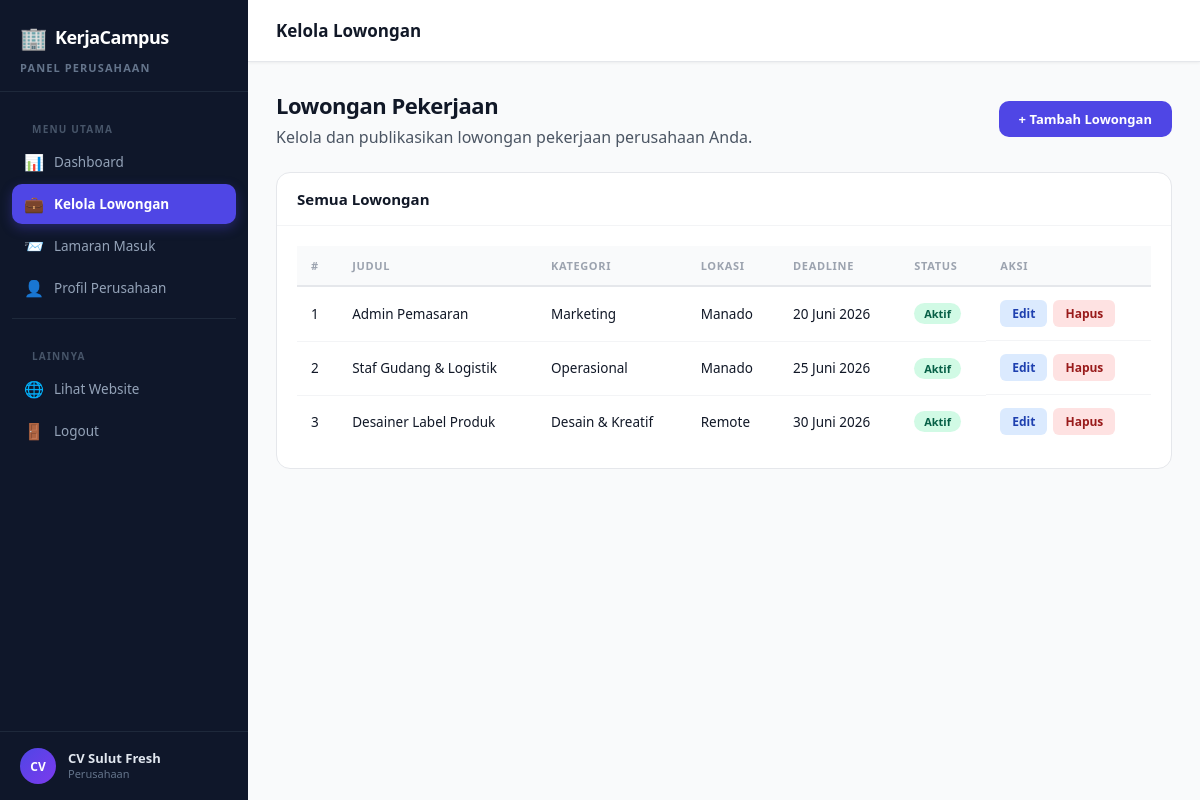
The app's page /perusahaan/lowongan.php (signed in) with its own data.
### tables this page shows
CREATE TABLE lowongan (
  id          INT AUTO_INCREMENT PRIMARY KEY,
  user_id     INT          NOT NULL,
  kategori_id INT          NOT NULL,
  judul       VARCHAR(150) NOT NULL,
  deskripsi   TEXT         NOT NULL,
  kualifikasi TEXT         DEFAULT NULL,
  lokasi      VARCHAR(100) DEFAULT NULL,
  tipe_kerja  ENUM('remote','onsite','hybrid') DEFAULT 'onsite',
  gaji        VARCHAR(100) DEFAULT 'Negosiasi',
  deadline    DATE         NOT NULL,
  status      ENUM('aktif','ditutup') DEFAULT 'aktif',
  created_at  TIMESTAMP    DEFAULT CURRENT_TIMESTAMP,
  FOREIGN KEY (user_id)     REFERENCES users(id)     ON DELETE CASCADE,
  FOREIGN KEY (kategori_id) REFERENCES kategori(id)  ON DELETE CASCADE
);

CREATE TABLE kategori (
  id             INT AUTO_INCREMENT PRIMARY KEY,
  nama_kategori  VARCHAR(100) NOT NULL,
  deskripsi      TEXT         DEFAULT NULL,
  created_at     TIMESTAMP    DEFAULT CURRENT_TIMESTAMP
);

### functions.php (called while the page is built, shortened)
<?php
function bersihkan($data) {
    $data = trim($data);
    $data = stripslashes($data);
    $data = htmlspecialchars($data, ENT_QUOTES, 'UTF-8');
    return $data;
}
function query($conn, $sql) {
    $result = mysqli_query($conn, $sql);
    return $result;
}
function ambilSemua($conn, $sql) {
    $result = query($conn, $sql);
    $data = [];
    while ($row = mysqli_fetch_assoc($result)) {
        $data[] = $row;
    }
    return $data;
}
function formatTanggal($tanggal) {
    $bulan = [
        '01'=>'Januari','02'=>'Februari','03'=>'Maret',
        '04'=>'April',  '05'=>'Mei',     '06'=>'Juni',
        '07'=>'Juli',   '08'=>'Agustus', '09'=>'September',
        '10'=>'Oktober','11'=>'November','12'=>'Desember'
    ];
    $parts = explode('-', $tanggal);
    return $parts[2] . ' ' . ($bulan[$parts[1]] ?? $parts[1]) . ' ' . $parts[0];
}

### perusahaan/lowongan.php (the view, shortened to what this page needs)
<?php
require_once __DIR__ . '/../config.php';
require_once __DIR__ . '/../functions.php';
require_once __DIR__ . '/../includes/sidebar_prs.php';
$userId = $_SESSION['user_id'];
$semuaLowongan = ambilSemua($conn,
    "SELECT
        l.*,
        k.nama_kategori
     FROM lowongan l
     JOIN kategori k ON l.kategori_id = k.id
     WHERE l.user_id = {$userId}
     ORDER BY l.created_at DESC"
);
?>
<!DOCTYPE html>
<html lang="id">
<head>
    <link rel="stylesheet" href="../assets/css/dashboard.css">
</head>
<body>
<?php require_once '../includes/sidebar_prs.php'; ?>
<main class="dash-main">
<header class="topbar">
    <div class="topbar-left">
        <h1 class="topbar-title">
            Kelola Lowongan
        </h1>
    </div>
</header>
<div class="dash-content">
    <div class="page-header">
        <div>
            <h1>Lowongan Pekerjaan</h1>
            <p style="margin-top:6px;color:var(--text-secondary)">
                Kelola dan publikasikan lowongan pekerjaan perusahaan Anda.
            </p>
        </div>
        <button class="btn-toggle-form"
                onclick="toggleForm()">
            + Tambah Lowongan
        </button>
    </div>
    <div class="card">
        <div class="card-header">
            <div class="card-title">
                Semua Lowongan
            </div>
        </div>
        <div class="card-body">
            <div class="table-wrap">
                <table class="data-table">
                    <thead>
                        <tr>
                            <th>#</th>
                            <th>Judul</th>
                            <th>Kategori</th>
                            <th>Lokasi</th>
                            <th>Deadline</th>
                            <th>Status</th>
                            <th>Aksi</th>
                        </tr>
                    </thead>
                    <tbody>
                    <?php if (empty($semuaLowongan)): ?>
                        <tr class="empty-row">
                            <td colspan="7">
                                Belum ada lowongan dibuat.
                            </td>
                        </tr>
                    <?php else: ?>
                        <?php foreach ($semuaLowongan as $i => $l): ?>
                            <tr>
                                <td><?= $i + 1 ?></td>
                                <td>
                                    <?= bersihkan($l['judul']) ?>
                                </td>
                                <td>
                                    <?= bersihkan($l['nama_kategori']) ?>
                                </td>
                                <td>
                                    <?= bersihkan($l['lokasi']) ?>
                                </td>
                                <td>
                                    <?= formatTanggal($l['deadline']) ?>
                                </td>
                                <td>
                                    <?= $l['status'] === 'aktif'
                                        ? '<span class="badge badge-aktif">Aktif</span>'
                                        : '<span class="badge badge-tutup">Ditutup</span>'
                                    ?>
                                </td>
                                <td class="aksi-col">
                                    <a href="lowongan.php?edit=<?= $l['id'] ?>"
                                       class="btn-edit">
                                        Edit
                                    </a>
                                    <form method="POST"
                                          style="display:inline"
                                          onsubmit="return confirm('Hapus lowongan ini?')">
                                        <button type="submit"
                                                class="btn-hapus">
                                            Hapus
                                        </button>
                                    </form>
                                </td>
                            </tr>
                        <?php endforeach; ?>
                    <?php endif; ?>
                    </tbody>
                </table>
            </div>
        </div>
    </div>
</div>
</main>
</div>
</body>
</html>

### assets/css/dashboard.css (style rules this page uses)
:root { --primary: #4f46e5; --primary-dark: #4338ca; --primary-light: #ede9fe; --accent: #f59e0b; --success: #10b981; --success-bg: #d1fae5; --danger: #ef4444; --danger-bg: #fee2e2; --warning-bg: #fef3c7; --info-bg: #dbeafe; --text-primary: #111827; --text-secondary:#4b5563; --text-muted: #9ca3af; --bg-white: #ffffff; --bg-light: #f9fafb; --bg-section: #f3f4f6; --border: #e5e7eb; --sidebar-width: 248px; --topbar-height: 62px; --radius-sm: 6px; --radius-md: 10px; --radius-lg: 14px; --radius-full:9999px; --shadow-sm: 0 1px 3px rgba(0,0,0,0.06); --shadow-md: 0 4px 16px rgba(0,0,0,0.08); --transition: 0.2s ease; --font: 'Segoe UI', system-ui, sans-serif; }
*, *::before, *::after { margin:0; padding:0; box-sizing:border-box; }
body { font-family: var(--font); background: var(--bg-light); color: var(--text-primary); min-height: 100vh; }
a { text-decoration: none; color: inherit; }
button { font-family: var(--font); cursor: pointer; }
.dash-main { margin-left: var(--sidebar-width); flex: 1; display: flex; flex-direction: column; min-width: 0; }
.topbar { height: var(--topbar-height); background: var(--bg-white); border-bottom: 1px solid var(--border); display: flex; align-items: center; justify-content: space-between; padding: 0 28px; position: sticky; top: 0; z-index: 100; box-shadow: var(--shadow-sm); }
.topbar-left { display: flex; align-items: center; gap: 14px; }
.topbar-title { font-size: 17px; font-weight: 700; color: var(--text-primary); }
.dash-content { padding: 28px; flex: 1; }
.page-header { display: flex; justify-content: space-between; align-items: center; margin-bottom: 24px; }
.page-header h1 { font-size: 22px; font-weight: 800; letter-spacing: -0.5px; }
.card { background: var(--bg-white); border: 1.5px solid var(--border); border-radius: var(--radius-lg); margin-bottom: 22px; overflow: hidden; }
.card-header { display: flex; justify-content: space-between; align-items: center; padding: 16px 20px; border-bottom: 1px solid var(--bg-section); }
.card-title { font-size: 15px; font-weight: 700; }
.card-body { padding: 20px; }
.table-wrap { overflow-x: auto; }
.data-table { width: 100%; border-collapse: collapse; font-size: 13.5px; }
.data-table thead th { background: var(--bg-light); padding: 12px 14px; text-align: left; font-size: 11px; font-weight: 700; text-transform: uppercase; letter-spacing: 0.06em; color: var(--text-muted); border-bottom: 2px solid var(--border); white-space: nowrap; }
.data-table tbody td { padding: 13px 14px; border-bottom: 1px solid var(--bg-section); vertical-align: middle; }
.data-table tbody tr:last-child td { border-bottom: none; }
.aksi-col { white-space: nowrap; display: flex; gap: 6px; align-items: center; }
.btn-edit { font-size: 12px; font-weight: 600; padding: 5px 12px; background: var(--info-bg); color: #1e40af; border-radius: var(--radius-sm); border: none; cursor: pointer; transition: all var(--transition); display: inline-block; }
.btn-hapus { font-size: 12px; font-weight: 600; padding: 5px 12px; background: var(--danger-bg); color: #991b1b; border-radius: var(--radius-sm); border: none; cursor: pointer; transition: all var(--transition); }
.badge { display: inline-block; font-size: 11px; font-weight: 700; padding: 3px 10px; border-radius: var(--radius-full); }
.badge-aktif { background: var(--success-bg); color: #065f46; }
.btn-toggle-form { padding: 9px 20px; background: var(--primary); color: #fff; border: none; border-radius: var(--radius-md); font-size: 13px; font-weight: 700; cursor: pointer; transition: all var(--transition); }
.dash-main { margin-left: var(--sidebar-width); width: calc(100% - var(--sidebar-width)); min-height: 100vh; display: flex; flex-direction: column; }

### records on screen
lowongan: judul "Admin Pemasaran", kategori.nama_kategori "Marketing", lokasi "Manado", deadline "20 Juni 2026", status "Aktif"
lowongan: judul "Staf Gudang & Logistik", kategori.nama_kategori "Operasional", lokasi "Manado", deadline "25 Juni 2026", status "Aktif"
lowongan: judul "Desainer Label Produk", kategori.nama_kategori "Desain & Kreatif", lokasi "Remote", deadline "30 Juni 2026", status "Aktif"

### other values on screen
APP_NAME "KerjaCampus"
substr($_SESSION['nama'], 0, 2) "CV"
$_SESSION['nama'] "CV Sulut Fresh"
